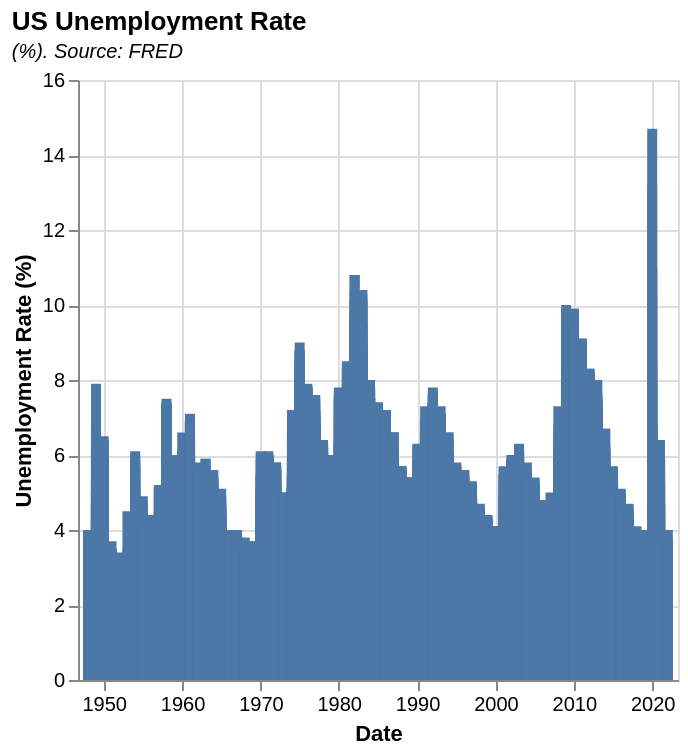

Describe this chart as a Vega-Lite specification.
### Vega-Lite specification from a JSON file in a GitHub repository (floating-point values rounded to 4 significant figures; data arrays with more than 128 entries replaced by an {"elided": "..."} marker saying what was removed)
{"$schema": "https://vega.github.io/schema/vega-lite/v5.json", "description": "A simple bar chart with embedded data.", "title": {"text": "US Unemployment Rate", "subtitle": "(%). Source: FRED", "subtitleFontStyle": "italic", "subtitleFontSize": 10, "anchor": "start", "color": "black"}, "data": {"values": {"elided": "898 records"}}, "height": 300, "width": 300, "mark": "bar", "encoding": {"y": {"field": "Unemployment Rate (%)", "type": "quantitative", "axis": {"labelAngle": 0}}, "x": {"field": "Date", "type": "temporal"}}}
